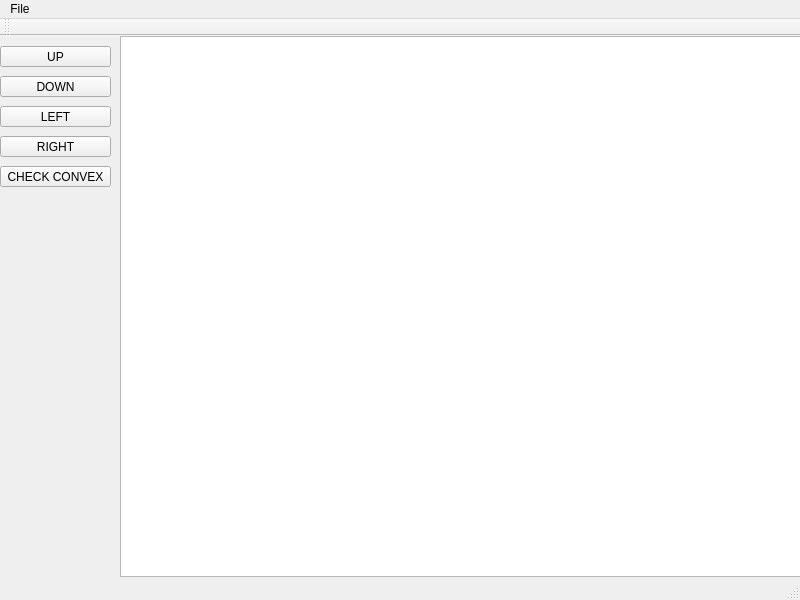
<?xml version="1.0" encoding="UTF-8"?>
<ui version="4.0">
 <class>MainWindow</class>
 <widget class="QMainWindow" name="MainWindow">
  <property name="geometry">
   <rect>
    <x>0</x>
    <y>0</y>
    <width>800</width>
    <height>600</height>
   </rect>
  </property>
  <property name="windowTitle">
   <string>MainWindow</string>
  </property>
  <widget class="QWidget" name="centralWidget">
   <widget class="QTreeView" name="treeView">
    <property name="geometry">
     <rect>
      <x>120</x>
      <y>0</y>
      <width>681</width>
      <height>541</height>
     </rect>
    </property>
   </widget>
   <widget class="QPushButton" name="pushButtonUP">
    <property name="geometry">
     <rect>
      <x>0</x>
      <y>10</y>
      <width>111</width>
      <height>21</height>
     </rect>
    </property>
    <property name="text">
     <string>UP</string>
    </property>
   </widget>
   <widget class="QPushButton" name="pushButtonDOWN">
    <property name="geometry">
     <rect>
      <x>0</x>
      <y>40</y>
      <width>111</width>
      <height>21</height>
     </rect>
    </property>
    <property name="text">
     <string>DOWN</string>
    </property>
   </widget>
   <widget class="QPushButton" name="pushButtonLEFT">
    <property name="geometry">
     <rect>
      <x>0</x>
      <y>70</y>
      <width>111</width>
      <height>21</height>
     </rect>
    </property>
    <property name="text">
     <string>LEFT</string>
    </property>
   </widget>
   <widget class="QPushButton" name="pushButtonRIGHT">
    <property name="geometry">
     <rect>
      <x>0</x>
      <y>100</y>
      <width>111</width>
      <height>21</height>
     </rect>
    </property>
    <property name="text">
     <string>RIGHT</string>
    </property>
   </widget>
   <widget class="QPushButton" name="pushButtonCHECKCONVEX">
    <property name="geometry">
     <rect>
      <x>0</x>
      <y>130</y>
      <width>111</width>
      <height>21</height>
     </rect>
    </property>
    <property name="text">
     <string>CHECK CONVEX</string>
    </property>
   </widget>
  </widget>
  <widget class="QMenuBar" name="menuBar">
   <property name="geometry">
    <rect>
     <x>0</x>
     <y>0</y>
     <width>800</width>
     <height>18</height>
    </rect>
   </property>
   <widget class="QMenu" name="menuFile">
    <property name="title">
     <string>File</string>
    </property>
    <addaction name="actionOpen"/>
    <addaction name="actionSave"/>
    <addaction name="separator"/>
    <addaction name="actionExit"/>
   </widget>
   <addaction name="menuFile"/>
  </widget>
  <widget class="QToolBar" name="mainToolBar">
   <attribute name="toolBarArea">
    <enum>TopToolBarArea</enum>
   </attribute>
   <attribute name="toolBarBreak">
    <bool>false</bool>
   </attribute>
  </widget>
  <widget class="QStatusBar" name="statusBar"/>
  <action name="actionOpen">
   <property name="text">
    <string>Open</string>
   </property>
  </action>
  <action name="actionExit">
   <property name="text">
    <string>Exit</string>
   </property>
  </action>
  <action name="actionSave">
   <property name="text">
    <string>Save</string>
   </property>
  </action>
 </widget>
 <layoutdefault spacing="6" margin="11"/>
 <resources/>
 <connections/>
</ui>
